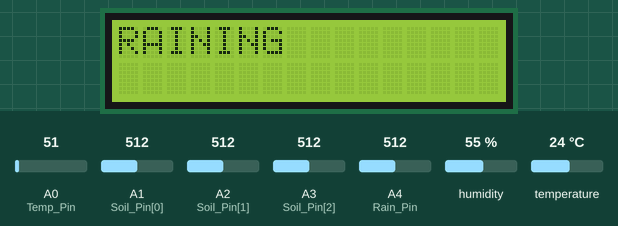
A sketch run on a simulated Arduino Uno, built with avr-gcc and run on an emulated ATmega328P. Parts: 16×2 character LCD. Wiring (inferred from the names in the program): DHT11 sensor: data pin 8. Inputs (shaded band) come from the test bench; at power-on: humidity 55 %, A0 (Temp_Pin) = 51, A1 (Soil_Pin[0]) = 512, A2 (Soil_Pin[1]) = 512, A3 (Soil_Pin[2]) = 512, A4 (Rain_Pin) = 512, temperature 24 °C. No radio packets arrive unless stated; what the sketch prints to the serial monitor is not drawn.

Above: at 1.5 s.
1.6 s: humidity set to 22 %
At 7.8 s:
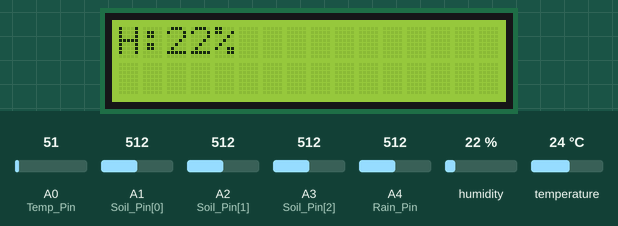
7.9 s: A0 (Temp_Pin) set to 61
At 11.7 s:
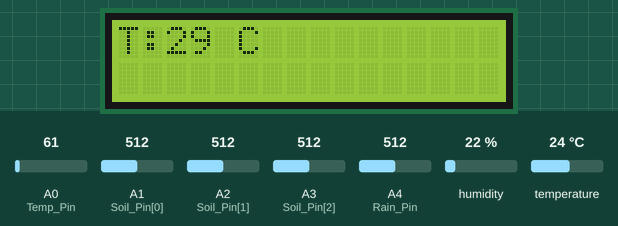
13.4 s: A1 (Soil_Pin[0]) set to 716
At 18.3 s:
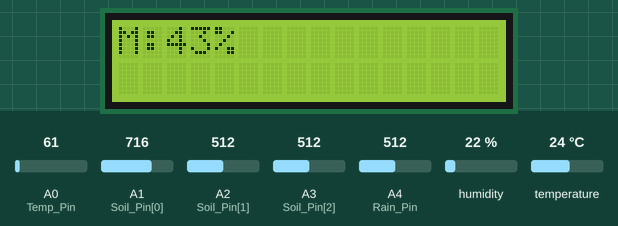
19.0 s: A2 (Soil_Pin[1]) set to 716
At 27.2 s:
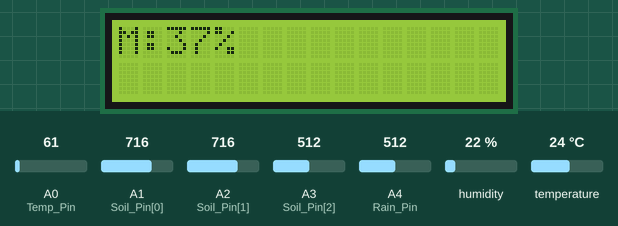
28.1 s: A3 (Soil_Pin[2]) set to 716
At 36.6 s:
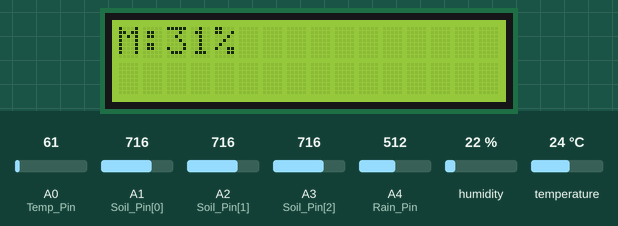
37.3 s: A4 (Rain_Pin) set to 310
42.8 s: A4 (Rain_Pin) set to 292
Timing chart, 0 to 45.8 s (numbered marks = the images above; inputs shaded):
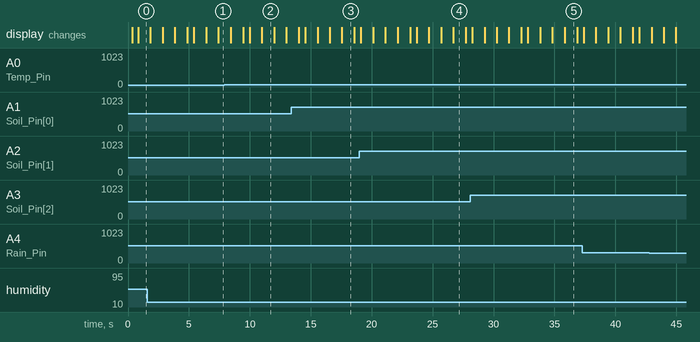

The sketch:

Transmitter.ino
```cpp
/*
-----------------------------------------------------------------------------------
// Description
// -----------------------------------------------------------------------------------
// This sketch is in the public domain
// Written by : Third Year First shift
// Mayuri Sangle, Gauri Kadam, Pradnya Padmukh &Shubdha Desai...
// -----------------------------------------------------------------------------------
// Connections:
// -----------------------------------------------------------------------------------
// DHT11 Humidity Sensor

// Connect pin 1 (on the left) of the sensor to +5V
// Connect pin 2 of the sensor to whatever the DHTPIN is // here Digital Pin 8
// Connect pin 4 (on the right) of the sensor to GROUND
// -----------------------------------------------------------------------------------
// LM35

// We are using the TO-92 Package device
// Connect pin 1 (on the left) of the sensor to +5V
// Connect pin 2 to an Analg Pin on the Arduino. Here Pin A0
// Connect pin 3 (on the right) of the sensor to GROUND
// -----------------------------------------------------------------------------------
// Soil & Rain Sensor

// Connect Vcc to 5V and Gnd to Gnd
// Connect AOUT Pin of Soil Sensor to A1, A2 & A3
// Connect Signal Pin of Rain Sensor to A4
// -----------------------------------------------------------------------------------
//LCD Screen

 The circuit:
 * LCD RS pin to digital pin 2
 * LCD Enable pin to digital pin 3
 * LCD D4 pin to digital pin 4
 * LCD D5 pin to digital pin 5
 * LCD D6 pin to digital pin 6
 * LCD D7 pin to digital pin 7
 * LCD R/W pin to ground
 * LCD VSS pin to ground
 * LCD VCC pin to 5V
 * 10K resistor:
 * ends to +5V and ground
 * wiper to LCD VO pin (pin 3)
*/

// ------------------------------------------------------------------------------------
// The Code
// ------------------------------------------------------------------------------------

#include "DHT.h"            // Include DHT Library
#include<VirtualWire.h>     // Inclusion of Virtual Wire
#include <LiquidCrystal.h>

// initialize the library with the numbers of the interface pins
LiquidCrystal lcd(2, 3, 4, 5, 6, 7);

// Humidity Sensor DHT11
#define DHTTYPE DHT11   // Declaration of DHT 11 being used
#define DHTPIN 8        // DTH11 Data Pin connected to Digital Pin 8 of Arduino
DHT dht(DHTPIN, DHTTYPE);
int Humidity_1;

// Rain
int Rain_Pin = A4;
int Rain_Value=0;

// Soil Sensor
int Soil_Pin[3] = {A1,A2,A3}; // Connect pin A0 to Analog Output pin of the Soil Sensor
int Soil_Read[3]={0,0,0};
int Moisture_Level[3]={0,0,0};
int avgMoisture = 0;

// Temperature Sensor LM35
int Temp_Pin = A0;
float Temp_Value;
float mV;
int Temp_C;
// float Temp_F;

void setup(){
  for(int i=0; i <3; i++)
    pinMode(Soil_Pin[i], INPUT); // three Soil_Pins configured  as INPUT
    pinMode( Temp_Pin, INPUT); // Temp_Pin configured as INPUT
    pinMode(Rain_Pin,INPUT); // Rain_Pin configured as INPUT

    Serial.begin(9600); // Initializing Serial Communication @ 9600 baud rate
    vw_setup(2000); // Bits per sec // Initialize the IO and ISR
    dht.begin();
    lcd.begin(16, 2); // set up the LCD's number of columns and rows:
    lcd.print("Welcome");
    delay(300);
    lcd.clear();
}

void loop() {
  // Wait a few seconds between measurements.
  delay(200);

// Soil Moisture Analysis---------------------------------------------------------------------
  avgMoisture=0;
  for(int i=0;i<3; i++){
  Soil_Read[i] = analogRead(Soil_Pin[i]);
  Moisture_Level[i] = map(Soil_Read[i], 0, 1023, 100,0);
  avgMoisture+=Moisture_Level[i];
  }
  avgMoisture/=3;
// -------------------------------------------------------------------------------------------

// Temperature Analysis-----------------------------------------------------------------------
  Temp_Value = analogRead(Temp_Pin);
  mV = (Temp_Value/1023.00)*5000;
  Temp_C = mV/10; // for temperature in *C
  // float Temp_F = (Temp_C*9)/5 +32; // for temp in *F
// -------------------------------------------------------------------------------------------

// Humidity Analysis--------------------------------------------------------------------------
  // Reading temperature or humidity takes about 250 milliseconds!
  // Sensor readings may also be up to 2 seconds 'old' (its a very slow sensor)
  Humidity_1 = dht.readHumidity();
  // Check if any reads failed and exit early (to try again).
  if (isnan(Humidity_1)) {
  //  Serial.println("Failed to read from DHT sensor!");
    Humidity_1=30;
  }
// -------------------------------------------------------------------------------------------

// Humidity Analysis--------------------------------------------------------------------------
  Rain_Value = analogRead(Rain_Pin);
  if(Rain_Value>300)
  {
    lcd.setCursor(0,0);
    lcd.print("RAINING");
    delay(1000);
    lcd.clear();
  }
// -------------------------------------------------------------------------------------------

  LCDprint();
  SerialPrintAll(); //Function to print values on the serial monitor

  String str1 = String(Temp_C);
  String str2 = String(Humidity_1);
  String str3 = String(avgMoisture);
  String str4 = ",";
  String toSend = str1+str4+str2+str4+str3;
  //Serial.println(toSend);
  int str_len = toSend.length() + 1;  // Length (with one extra character for the null terminator)
  char char_array[str_len];// Prepare the character array (the buffer)
  toSend.toCharArray(char_array, str_len); // Copy it over
Serial.println(char_array);
send(char_array);

}

// ---------------------------------------------------------------------------------
// Functions Declaration:
// ---------------------------------------------------------------------------------

// ---------------------------------------------------------------------------------
// RF transmitter
// ---------------------------------------------------------------------------------
void send (char *message)
{
    vw_send((uint8_t *)message, strlen(message));
    vw_wait_tx(); // Wait until the whole message has gone
}
// ---------------------------------------------------------------------------------
// End of Code
// ---------------------------------------------------------------------------------
void LCDprint(){
  lcd.setCursor(0,0);
  lcd.print("T:");
  lcd.setCursor(2,0);
  lcd.print(Temp_C);
  lcd.print(" C");
  delay(1000);
  lcd.clear();

  lcd.setCursor(0,0);
  lcd.print("H:");
  lcd.setCursor(2,0);
  lcd.print(Humidity_1);
  lcd.print("%");
  delay(1000);
  lcd.clear();

  lcd.setCursor(0,0);
  lcd.print("M:");
  lcd.setCursor(2,0);
  lcd.print(avgMoisture);
  lcd.print("%");
  delay(1000);
  lcd.clear();
}

void SerialPrintAll(){
  //
  Serial.print("Temperature: ");
  Serial.print(Temp_C);
  Serial.println(" *C");
//
  Serial.print("Humidity: ");
  Serial.print(Humidity_1);
  Serial.println(" %");
  //
  Serial.print("Avg Moisture : ");
  Serial.print(avgMoisture);
  Serial.println(" %");
  //
  Serial.print("Rain Sensor : ");
  Serial.println(Rain_Value);
}
```

Measured:
- what the display in image 2 shows lasts 1.0 s, from 11.0 s to 12.0 s
